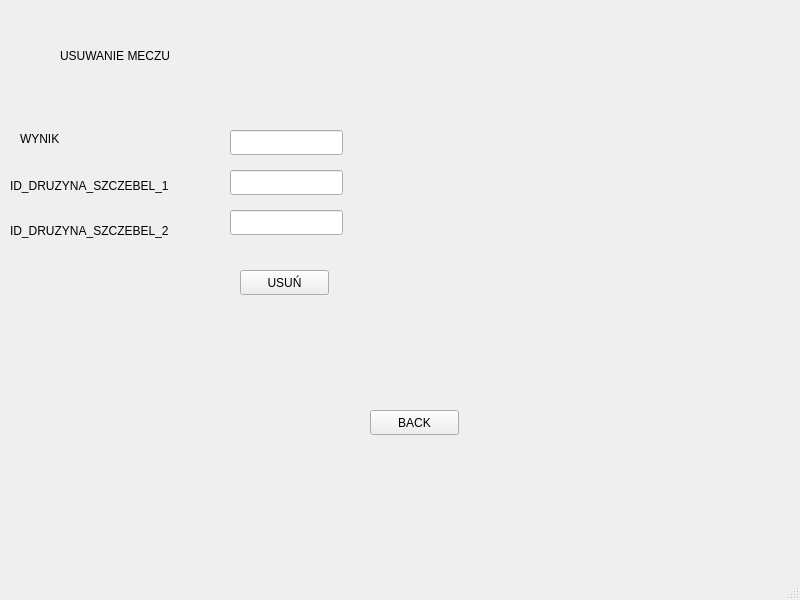
<?xml version="1.0" encoding="UTF-8"?>
<ui version="4.0">
 <class>MainWindow</class>
 <widget class="QMainWindow" name="MainWindow">
  <property name="geometry">
   <rect>
    <x>0</x>
    <y>0</y>
    <width>800</width>
    <height>600</height>
   </rect>
  </property>
  <property name="windowTitle">
   <string>MainWindow</string>
  </property>
  <widget class="QWidget" name="centralwidget">
   <widget class="QPushButton" name="pushButton">
    <property name="geometry">
     <rect>
      <x>240</x>
      <y>270</y>
      <width>89</width>
      <height>25</height>
     </rect>
    </property>
    <property name="text">
     <string>USUŃ</string>
    </property>
   </widget>
   <widget class="QPushButton" name="pushButton_2">
    <property name="geometry">
     <rect>
      <x>370</x>
      <y>410</y>
      <width>89</width>
      <height>25</height>
     </rect>
    </property>
    <property name="text">
     <string>BACK</string>
    </property>
   </widget>
   <widget class="QLabel" name="label">
    <property name="geometry">
     <rect>
      <x>480</x>
      <y>180</y>
      <width>67</width>
      <height>17</height>
     </rect>
    </property>
    <property name="text">
     <string/>
    </property>
   </widget>
   <widget class="QLabel" name="label_2">
    <property name="geometry">
     <rect>
      <x>60</x>
      <y>20</y>
      <width>181</width>
      <height>71</height>
     </rect>
    </property>
    <property name="text">
     <string>USUWANIE MECZU</string>
    </property>
   </widget>
   <widget class="QLabel" name="label_3">
    <property name="geometry">
     <rect>
      <x>20</x>
      <y>130</y>
      <width>67</width>
      <height>17</height>
     </rect>
    </property>
    <property name="text">
     <string>WYNIK</string>
    </property>
   </widget>
   <widget class="QLabel" name="label_4">
    <property name="geometry">
     <rect>
      <x>10</x>
      <y>170</y>
      <width>201</width>
      <height>31</height>
     </rect>
    </property>
    <property name="text">
     <string>ID_DRUZYNA_SZCZEBEL_1</string>
    </property>
   </widget>
   <widget class="QLabel" name="label_5">
    <property name="geometry">
     <rect>
      <x>10</x>
      <y>220</y>
      <width>191</width>
      <height>21</height>
     </rect>
    </property>
    <property name="text">
     <string>ID_DRUZYNA_SZCZEBEL_2</string>
    </property>
   </widget>
   <widget class="QLineEdit" name="lineEdit">
    <property name="geometry">
     <rect>
      <x>230</x>
      <y>130</y>
      <width>113</width>
      <height>25</height>
     </rect>
    </property>
   </widget>
   <widget class="QLineEdit" name="lineEdit_2">
    <property name="geometry">
     <rect>
      <x>230</x>
      <y>170</y>
      <width>113</width>
      <height>25</height>
     </rect>
    </property>
   </widget>
   <widget class="QLineEdit" name="lineEdit_3">
    <property name="geometry">
     <rect>
      <x>230</x>
      <y>210</y>
      <width>113</width>
      <height>25</height>
     </rect>
    </property>
   </widget>
  </widget>
  <widget class="QMenuBar" name="menubar">
   <property name="geometry">
    <rect>
     <x>0</x>
     <y>0</y>
     <width>800</width>
     <height>22</height>
    </rect>
   </property>
  </widget>
  <widget class="QStatusBar" name="statusbar"/>
 </widget>
 <resources/>
 <connections/>
</ui>
